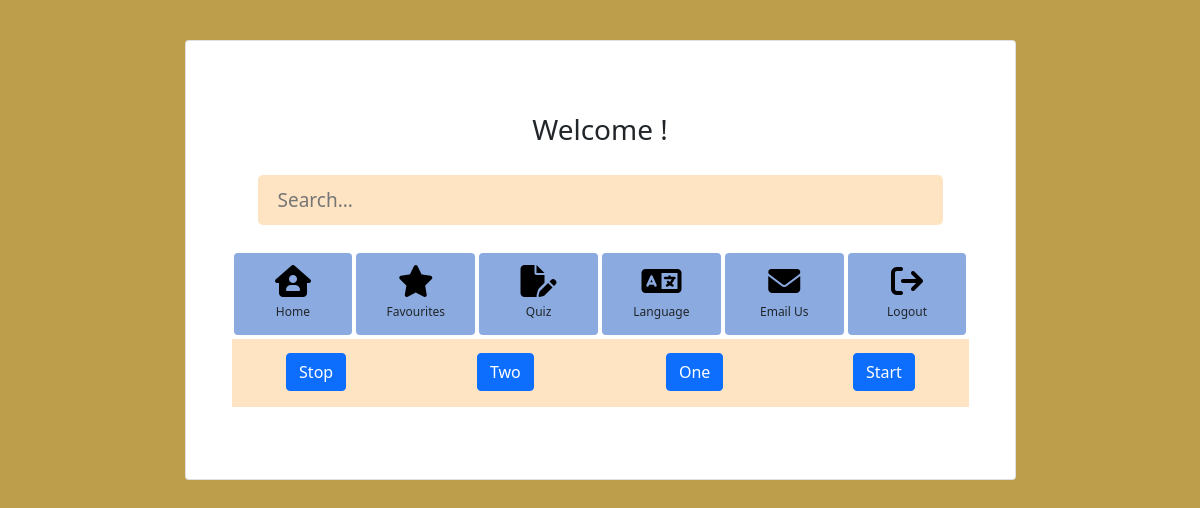
The page /favourites on the database as committed earlier.
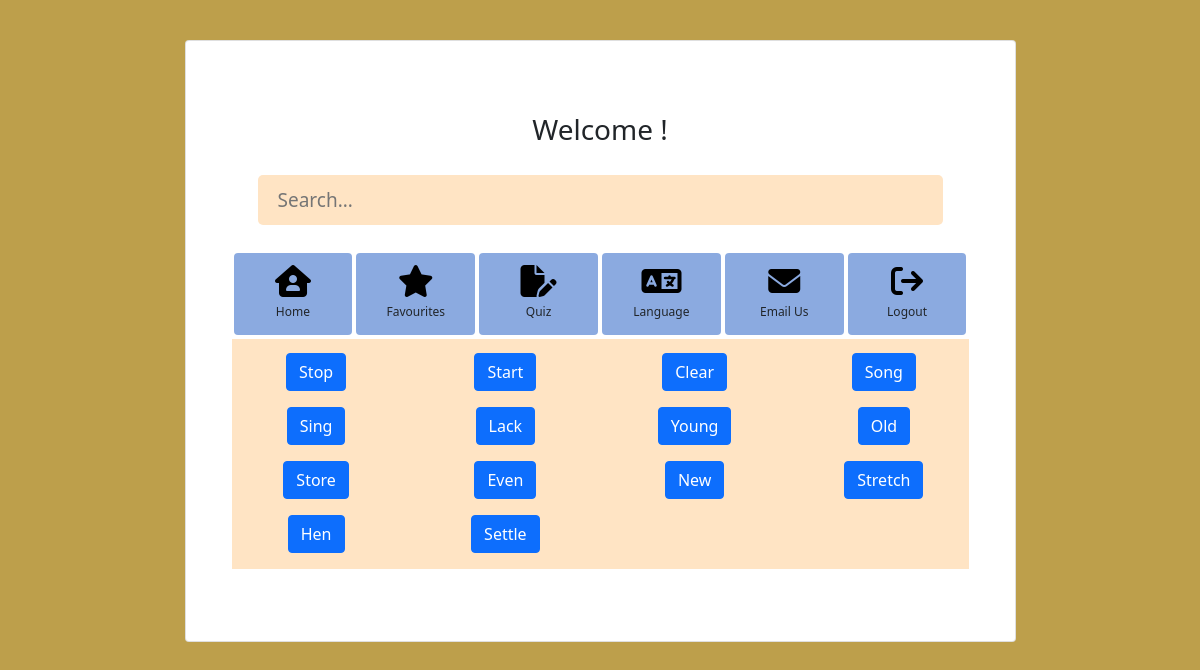
The same page on the database as committed later.
### models.py (models this page shows)
class Saved(my_db.Model, UserMixin):
    __tablename__='saved'
    id=my_db.Column(Integer, primary_key=True)
    word=my_db.Column(String)

### main.py (the view)
@app.route('/favourites')
def favourite():
    have_favourites = True
    all_favourites = Saved.query.all()
    list_of_favourites = []
    for word in all_favourites:
        list_of_favourites.append(word.word)
    deleted_words=Deleted.query.all()
    list_of_deleted_words=[]
    for row in deleted_words:
        list_of_deleted_words.append(row.word)
    for word in list_of_deleted_words:
        if word in list_of_favourites:
            list_of_favourites.remove(word)
    if not list_of_favourites:
        have_favourites = False
    return render_template('index.html', have_favourites=have_favourites, list_of_favourites=list_of_favourites)

### templates/index.html (shortened to what the changed rows need)
<!DOCTYPE html>
<html lang="en">
<head>
    <link rel="stylesheet" href="{{ url_for('static', filename='styles/styles.css') }}">
    <link href="https://cdn.jsdelivr.net/npm/bootstrap@5.0.2/dist/css/bootstrap.min.css" rel="stylesheet">
    <link href="https://cdn.jsdelivr.net/npm/bootstrap@5.0.2/dist/css/bootstrap.min.css" rel="stylesheet">
    <link rel="stylesheet" href="https://cdnjs.cloudflare.com/ajax/libs/font-awesome/6.1.2/css/all.min.css">
    <link rel="stylesheet" href="https://cdn.jsdelivr.net/npm/bootstrap@5.0.0-alpha1/dist/css/bootstrap.min.css">
    <link rel="stylesheet" href="https://cdnjs.cloudflare.com/ajax/libs/font-awesome/4.7.0/css/font-awesome.min.css">
</head>
<body id="body">
    <div class="container mt-4">
        <div class="row d-flex justify-content-center">
            <div class="col-md-9">
                <div class="card p-4 mt-3">
            <div class="row mt-4 g-1 px-4 mb-5">
                {% if have_favourites %}
                    <div class="container favourites-container">
                        <div class="row">
                            {% for word in list_of_favourites %}
                                    <div class=" col-lg-3 col-md-6 col-sm-12 favourite-label">
                                        <a href="{{ url_for('display_favourite', word=word) }}">
                                             <p class="btn btn-primary btn-block "> {{ word.title() }} </p>
                                        </a>
                                </div>
                            {% endfor %}
                        </div>
                    </div>
                {% endif %}
            </div>
        </div>
            </div>
        </div>
    </div>
</body>
</html>

Rows that differ between the two databases and show on the page:
no longer on this page (row unchanged): Saved: title "Two"
no longer on this page (row unchanged): Saved: title "One"
added Saved: title "Clear"
added Saved: title "Song"
added Saved: title "Sing"
added Saved: title "Lack"
added Saved: title "Young"
added Saved: title "Old"
added Saved: title "Store"
added Saved: title "Even"
added Saved: title "New"
added Saved: title "Stretch"
added Saved: title "Hen"
added Saved: title "Settle"
